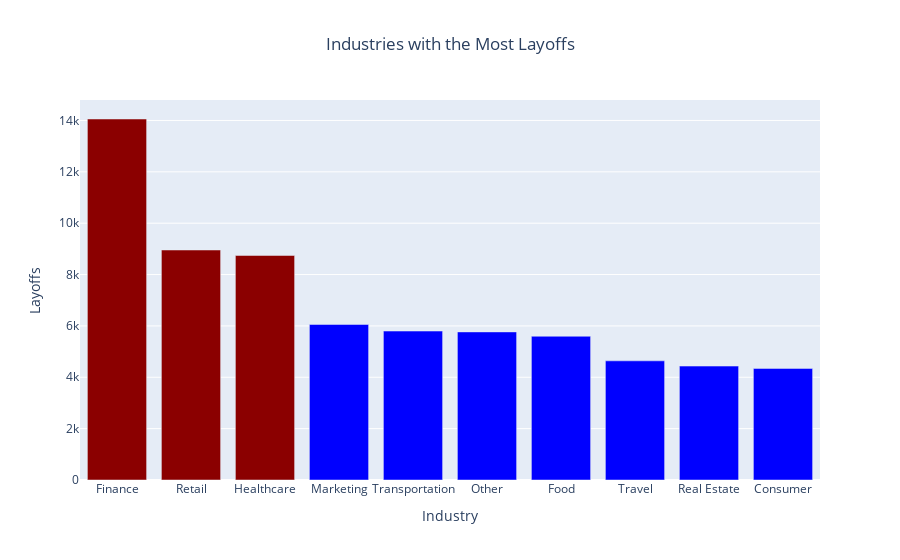

The cell this chart's notebook holds for it:
### Code cell
# Grouping by industry and summing the layoffs
industry_layoffs = (clean_df
    .groupby('Industry')['Layoffs']
    .sum()
    .sort_values(ascending = False)
    .head(10)
)

# Bar chart for top industries with the most layoffs
fig_industries = px.bar(
    industry_layoffs,
    title = 'Industries with the Most Layoffs',
    color = industry_layoffs.index.isin(industry_layoffs.head(3).index),
    color_discrete_map = {False: 'blue', True: 'darkred'}
)

# Update layout to remove legend, set y-axis label, and center title
fig_industries.update_layout(
    showlegend = False,
    yaxis_title = 'Layoffs',
    title_x = 0.5
)

fig_industries.show()

### Figure 1 — Plotly figure (JSON) as saved in the notebook; plotly's stock layout.template omitted (floating-point values rounded to 4 significant figures)
{"data": [{"alignmentgroup": "True", "hovertemplate": "color=True<br>Industry=%{x}<br>value=%{y}<extra></extra>", "legendgroup": "True", "marker": {"color": "darkred", "pattern": {"shape": ""}}, "name": "True", "offsetgroup": "True", "orientation": "v", "showlegend": true, "textposition": "auto", "type": "bar", "x": ["Finance", "Retail", "Healthcare"], "xaxis": "x", "y": [14057, 8956, 8743], "yaxis": "y"}, {"alignmentgroup": "True", "hovertemplate": "color=False<br>Industry=%{x}<br>value=%{y}<extra></extra>", "legendgroup": "False", "marker": {"color": "blue", "pattern": {"shape": ""}}, "name": "False", "offsetgroup": "False", "orientation": "v", "showlegend": true, "textposition": "auto", "type": "bar", "x": ["Marketing", "Transportation", "Other", "Food", "Travel", "Real Estate", "Consumer"], "xaxis": "x", "y": [6056, 5799, 5766, 5598, 4640, 4436, 4345], "yaxis": "y"}], "layout": {"barmode": "relative", "legend": {"title": {"text": "color"}, "tracegroupgap": 0}, "showlegend": false, "title": {"text": "Industries with the Most Layoffs", "x": 0.5}, "xaxis": {"anchor": "y", "domain": [0, 1], "title": {"text": "Industry"}}, "yaxis": {"anchor": "x", "domain": [0, 1], "title": {"text": "Layoffs"}}}}
